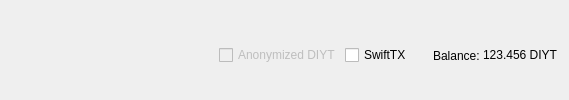
         <widget class="QFrame" name="frame_Send">
          <layout class="QHBoxLayout" name="horizontalLayout">
           <property name="bottomMargin">
            <number>0</number>
           </property>
           <item>
            <widget class="QtMaterialFlatButton" name="sendButton" native="true">
             <property name="minimumSize">
              <size>
               <width>150</width>
               <height>0</height>
              </size>
             </property>
             <property name="toolTip">
              <string>Confirm the send action</string>
             </property>
             <property name="text" stdset="0">
              <string>Send</string>
             </property>
             <property name="icon" stdset="0">
              <iconset resource="../diytube.qrc">
               <normaloff>:/icons/send</normaloff>:/icons/send</iconset>
             </property>
             <property name="autoDefault" stdset="0">
              <bool>false</bool>
             </property>
             <property name="default" stdset="0">
              <bool>true</bool>
             </property>
            </widget>
           </item>
           <item>
            <widget class="QtMaterialFlatButton" name="clearButton" native="true">
             <property name="sizePolicy">
              <sizepolicy hsizetype="Minimum" vsizetype="Fixed">
               <horstretch>0</horstretch>
               <verstretch>0</verstretch>
              </sizepolicy>
             </property>
             <property name="toolTip">
              <string>Clear all fields of the form.</string>
             </property>
             <property name="text" stdset="0">
              <string>Clear All</string>
             </property>
             <property name="icon" stdset="0">
              <iconset resource="../diytube.qrc">
               <normaloff>:/icons/remove</normaloff>:/icons/remove</iconset>
             </property>
             <property name="autoDefault" stdset="0">
              <bool>false</bool>
             </property>
            </widget>
           </item>
           <item>
            <widget class="QtMaterialFlatButton" name="addButton" native="true">
             <property name="toolTip">
              <string>Send to multiple recipients at once</string>
             </property>
             <property name="text" stdset="0">
              <string>Add Recipient</string>
             </property>
             <property name="icon" stdset="0">
              <iconset resource="../diytube.qrc">
               <normaloff>:/icons/add</normaloff>:/icons/add</iconset>
             </property>
             <property name="autoDefault" stdset="0">
              <bool>false</bool>
             </property>
            </widget>
           </item>
           <item>
            <spacer name="horizontalSpacer">
             <property name="orientation">
              <enum>Qt::Horizontal</enum>
             </property>
             <property name="sizeHint" stdset="0">
              <size>
               <width>40</width>
               <height>20</height>
              </size>
             </property>
            </spacer>
           </item>
           <item>
            <layout class="QHBoxLayout" name="horizontalLayout_2">
             <property name="spacing">
              <number>3</number>
             </property>
             <item>
              <widget class="QCheckBox" name="checkzDIYT">
               <property name="enabled">
                <bool>false</bool>
               </property>
               <property name="text">
                <string>Anonymized DIYT</string>
               </property>
              </widget>
             </item>
             <item>
              <widget class="QCheckBox" name="checkSwiftTX">
               <property name="enabled">
                <bool>true</bool>
               </property>
               <property name="minimumSize">
                <size>
                 <width>85</width>
                 <height>0</height>
                </size>
               </property>
               <property name="text">
                <string>SwiftTX</string>
               </property>
              </widget>
             </item>
             <item>
              <widget class="QLabel" name="label">
               <property name="text">
                <string>Balance:</string>
               </property>
              </widget>
             </item>
             <item>
              <widget class="QLabel" name="labelBalance">
               <property name="sizePolicy">
                <sizepolicy hsizetype="Preferred" vsizetype="Fixed">
                 <horstretch>0</horstretch>
                 <verstretch>0</verstretch>
                </sizepolicy>
               </property>
               <property name="cursor">
                <cursorShape>IBeamCursor</cursorShape>
               </property>
               <property name="text">
                <string notr="true">123.456 DIYT</string>
               </property>
               <property name="textInteractionFlags">
                <set>Qt::LinksAccessibleByMouse|Qt::TextSelectableByKeyboard|Qt::TextSelectableByMouse</set>
               </property>
              </widget>
             </item>
            </layout>
           </item>
          </layout>
         </widget>
